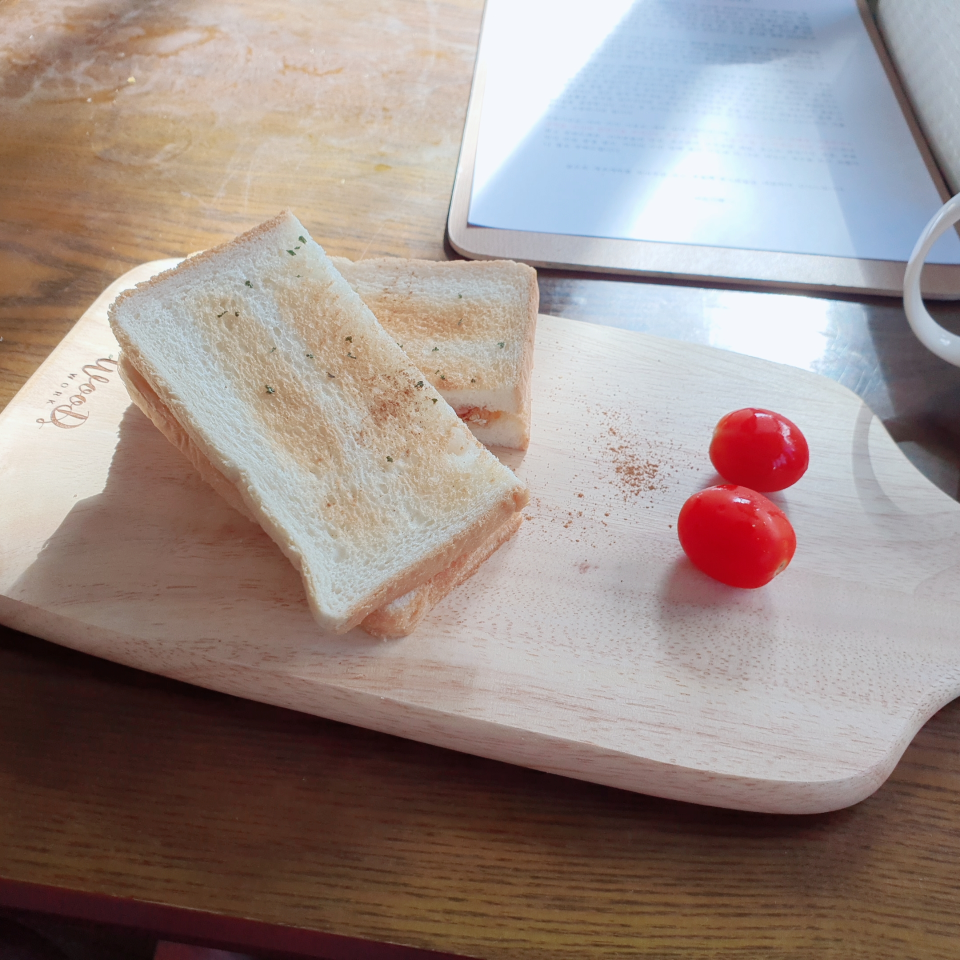
#> input picture yolo/sample.jpg, 1920 x 1920 px (shown at 1/2 size)
$ jupyter execute --allow-errors yolo.ipynb
#> lines starting #> are read from the running program, lines starting #| are printed output that depends on the picture
[cell 1]
import cv2
import numpy as np

#> (a cell that did not finish here is left out)

[cell 3]
img = cv2.imread("sample.jpg")
#> img is the input picture: shape (1920, 1920, 3); mean B, G, R 136.1, 141.2, 156
img = cv2.resize(img, None, fx=0.4, fy=0.4)
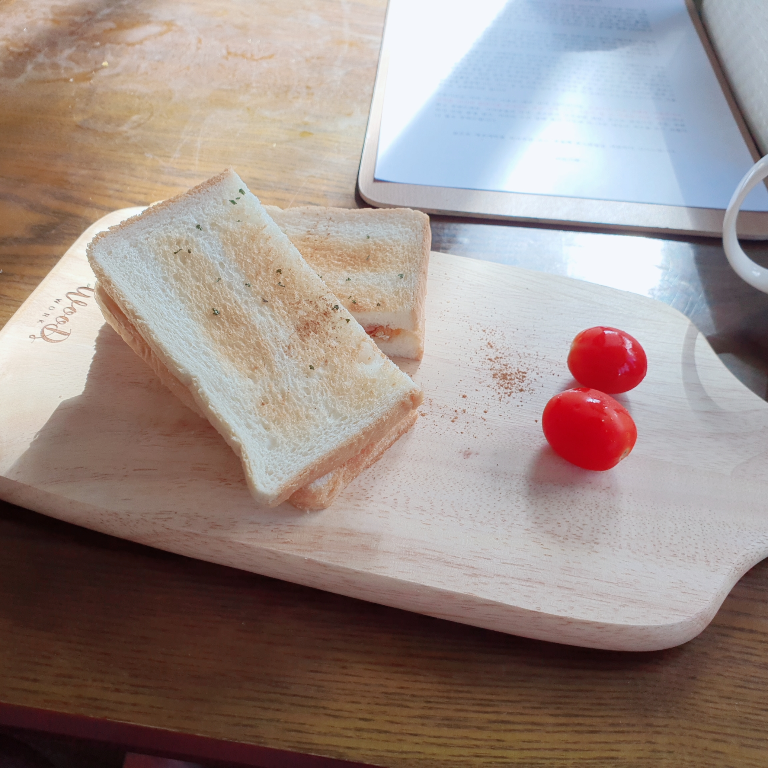
#> img: shape (768, 768, 3); mean B, G, R 136.1, 141.1, 156
height, width, channels = img.shape
#> height = 768; width = 768; channels = 3

[cell 4]
blob = cv2.dnn.blobFromImage(img, 0.00392, (416, 416), (0, 0, 0), True, crop=False)
#> (the rest of this cell did not finish here and is left out)

[cell 5]
class_ids = []
confidences = []
boxes = []
#> (the rest of this cell did not finish here and is left out)

[cell 6]
indexes = cv2.dnn.NMSBoxes(boxes, confidences, 0.5, 0.4)

[cell 7]
font = cv2.FONT_HERSHEY_PLAIN
for i in range(len(boxes)):
    if i in indexes:
        x, y, w, h = boxes[i]
        label = str(classes[class_ids[i]])
        color = colors[i]
        cv2.rectangle(img, (x, y), (x + w, y + h), color, 2)
        cv2.putText(img, label, (x, y + 30), font, 3, color, 3)
cv2.imshow("Image", img)
cv2.waitKey(0)
cv2.destroyAllWindows()
